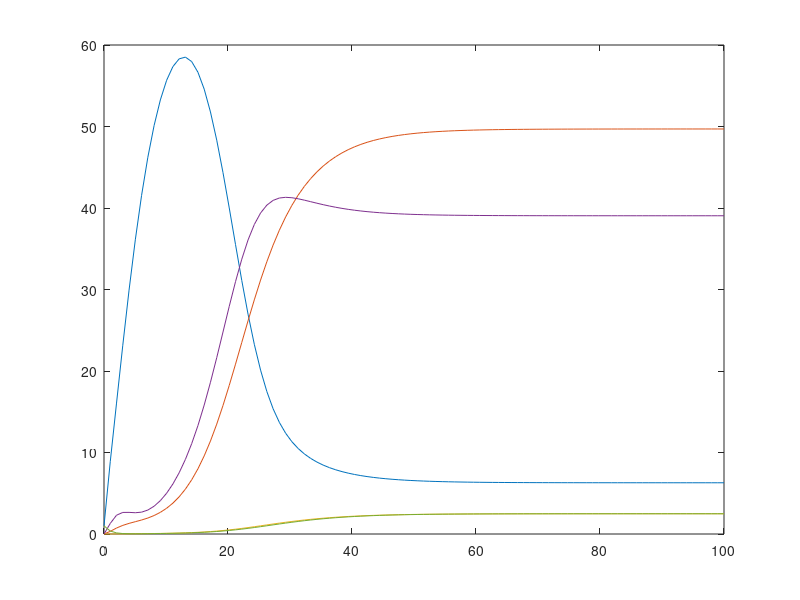

Write the MATLAB code that produced this figure.
% This file works with OCTAVE and is automatically generated with 
% the System Biology Format Converter (http://sbfc.sourceforge.net/)
% from an SBML file.
% To run this file with Matlab you must edit the comments providing
% the definition of the ode solver and the signature for the 
% xdot function.
%
% The conversion system has the following limitations:
%  - You may have to re order some reactions and Assignment Rules definition
%  - Delays are not taken into account
%  - You should change the lsode parameters (start, end, steps) to get better results
%

%
% Model name = Wodarz2007 - Basic Model of Cytomegalovirus Infection
%
% is http://identifiers.org/biomodels.db/MODEL1006230086
% isDescribedBy http://identifiers.org/pubmed/17251133
% is http://identifiers.org/biomodels.db/BIOMD0000000686
%


function main()
%Initial conditions vector
	x0=zeros(5,1);
	x0(1) = 1.0;
	x0(2) = 0.0;
	x0(3) = 0.0;
	x0(4) = 0.0;
	x0(5) = 1.0;


% Depending on whether you are using Octave or Matlab,
% you should comment / uncomment one of the following blocks.
% This should also be done for the definition of the function f below.
% Start Matlab code
%	tspan=[0:0.01:100];
%	opts = odeset('AbsTol',1e-3);
%	[t,x]=ode23tb(@f,tspan,x0,opts);
% End Matlab code

% Start Octave code
	t=linspace(0,100,100);
	x=lsode('f',x0,t);
% End Octave code


	plot(t,x);
end



% Depending on whether you are using Octave or Matlab,
% you should comment / uncomment one of the following blocks.
% This should also be done for the definition of the function f below.
% Start Matlab code
%function xdot=f(t,x)
% End Matlab code

% Start Octave code
function xdot=f(x,t)
% End Octave code

% Compartment: id = COMpartment, name = Mouse, constant
	compartment_COMpartment=1.0;
% Parameter:   id =  x, name = x
% Parameter:   id =  y0, name = y0
% Parameter:   id =  y1, name = y1
% Parameter:   id =  L, name = L
% Parameter:   id =  v, name = v
% Parameter:   id =  R0, name = R0
% Parameter:   id =  a0, name = a0
	global_par_a0=0.1;
% Parameter:   id =  a1, name = a1
	global_par_a1=0.2;
% Parameter:   id =  k, name = k
	global_par_k=1.0;
% Parameter:   id =  u, name = u
	global_par_u=1.0;
% Parameter:   id =  lambda, name = lambda
	global_par_lambda=10.0;
% Parameter:   id =  d, name = d
	global_par_d=0.1;
% Parameter:   id =  beta, name = beta
	global_par_beta=0.1;
% Parameter:   id =  gamma, name = gamma
	global_par_gamma=0.5;
% Parameter:   id =  phi, name = phi
	global_par_phi=0.1;
% Parameter:   id =  eta, name = eta
	global_par_eta=0.01;
% assignmentRule: variable = R0
	global_par_R0=global_par_lambda*global_par_eta/(global_par_d*global_par_a1*(global_par_a0+global_par_eta))*(global_par_beta+global_par_gamma*global_par_phi/(global_par_phi+global_par_d));
% rateRule: variable = x
global_par_x = x(1);
% rateRule: variable = y0
global_par_y0 = x(2);
% rateRule: variable = y1
global_par_y1 = x(3);
% rateRule: variable = L
global_par_L = x(4);
% rateRule: variable = v
global_par_v = x(5);

	xdot=zeros(5,1);
	% rateRule: variable = x
	xdot(1) = global_par_lambda-(global_par_d*global_par_x+global_par_beta*global_par_x*global_par_v+global_par_gamma*global_par_x*global_par_v);
	% rateRule: variable = y0
	xdot(2) = (global_par_beta*global_par_x*global_par_v-(global_par_a0*global_par_y0+global_par_eta*global_par_y0))+global_par_phi*global_par_L;
	% rateRule: variable = y1
	xdot(3) = global_par_eta*global_par_y0-global_par_a1*global_par_y1;
	% rateRule: variable = L
	xdot(4) = global_par_gamma*global_par_x*global_par_v-(global_par_phi*global_par_L+global_par_d*global_par_L);
	% rateRule: variable = v
	xdot(5) = global_par_k*global_par_y1-global_par_u*global_par_v;
end

% adding few functions representing operators used in SBML but not present directly 
% in either matlab or octave. 
function z=pow(x,y),z=x^y;end
function z=root(x,y),z=y^(1/x);end
function z = piecewise(varargin)
	numArgs = nargin;
	result = 0;
	foundResult = 0;
	for k=1:2: numArgs-1
		if varargin{k+1} == 1
			result = varargin{k};
			foundResult = 1;
			break;
		end
	end
	if foundResult == 0
		result = varargin{numArgs};
	end
	z = result;
end


